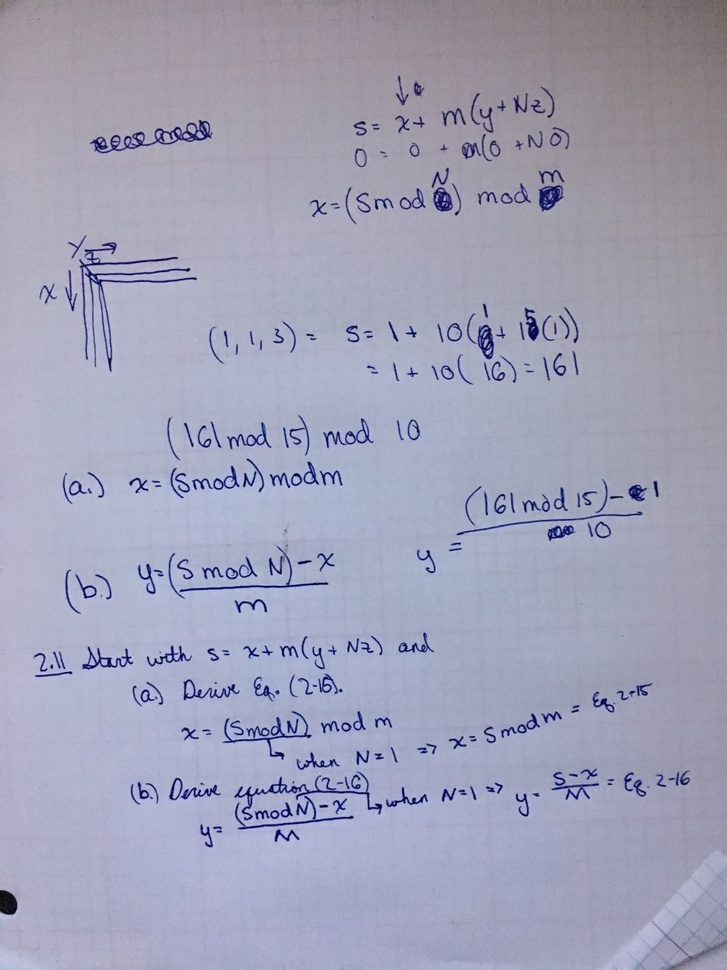
#> input picture Homework/Homework 1/handwritten exercises/exercise2_11.jpg, 727 x 970 px, shrunk from 960 x 1280 before the run
$ python ImageAnalysis.py '../../Homework 1/handwritten exercises/exercise2_11.jpg'
#> lines starting #> are read from the running program, lines starting #| are printed output that depends on the picture
### Homework/Homework 2/src/FileManager.py
import cv2

class FileManager():
    @staticmethod
    def read_grayscale_image(image_path):
        return cv2.imread(image_path, 0)
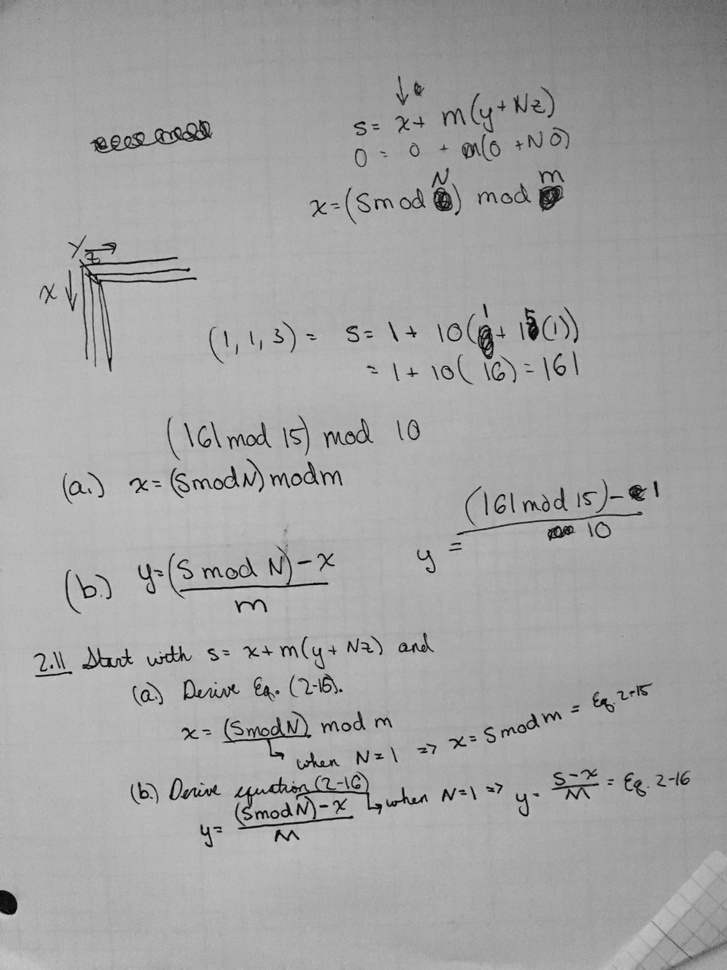
#> returned value: shape (970, 727); min 0, max 202, mean 164.3

### Homework/Homework 2/src/ImageAnalysis.py
import cv2
import sys
import numpy as np
import matplotlib.pyplot as plt
from FileManager import FileManager

class ImageAnalysis():
    @staticmethod
    def calculate_bit_planes(image, gray_scale=True, bits_per_pixel=8):
        bit_planes = None

        # If the image is grayscale...
        if gray_scale:
            # Retrieve the image shape
            rows, columns = image.shape
            # Create bit planes of all zeros
            bit_planes = np.zeros((rows, columns, bits_per_pixel))

            # Update bit plane values by iterating over pixels
            for row_index, row in enumerate(image):
                for column_index, pixel in enumerate(row):
                    for bit_plane_index, bit_plane in enumerate(bit_planes):
                        bit_plane[row_index, column_index] = (pixel & 2**bit_plane_index) >> bit_plane_index

        # Retrun produce bit planes
        return bit_planes

def display_bit_planes(bit_planes):
    number_of_rows, number_of_columns, number_of_bit_planes = bit_planes.shape

    for bit_plane_index in range(number_of_bit_planes):
        print("bit plane {}".format(bit_plane_index), bit_planes[bit_plane_index])
        display_image(bit_planes[:, :, bit_plane_index])


if __name__ == "__main__":
    args = sys.argv

    if(len(args) != 2):
        print("Command Line Arguments should follow the format:")
        print("python ImageAnalysis.py [relative_image_path]")
    else:
        image_path = args[1]

        image = FileManager.read_grayscale_image(image_path)

        print("Displaying image...")
#> (the run stopped early here; a loop or call above may not have finished)
